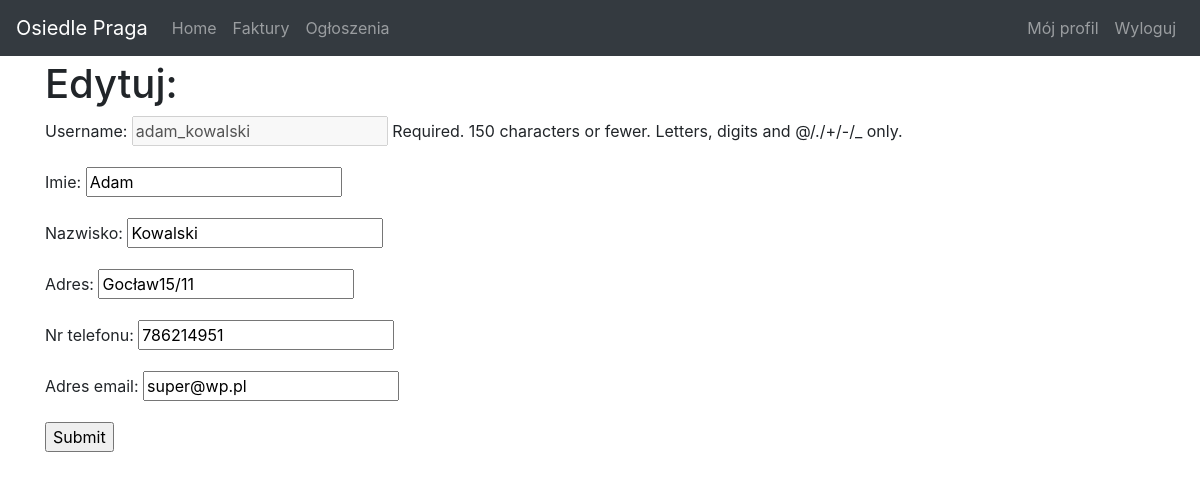
/panel/management_panel/1/edytuj/, run on the app's committed database.
### panel/models.py (models this page shows)
class CustomUser(AbstractUser):
    imie = models.CharField(max_length=255)
    nazwisko = models.CharField(max_length=255)
    adres = models.CharField(max_length=255)
    nr_telefonu = models.CharField(max_length=20)
    adres_email = models.EmailField()

### panel/views.py (the view)
# urls.py: path('management_panel/<int:id>/edytuj/', views.edytuj_uzytkownika, name='edytuj_uzytkownika'),
def edytuj_uzytkownika(request, id):
    uzytkownik = CustomUser.objects.get(id=id)
    if request.user.is_superuser:
        if request.method == 'POST':
            form = CustomUserEditForm2(request.POST, instance=uzytkownik)
            if form.is_valid():
                form.save()
                return redirect('management_panel')
        else:
            form = CustomUserEditForm2(instance=uzytkownik)
        return render(request,
                    'admin/edytuj_element.html',
                    {'form': form})
    else:
        if request.method == 'POST':
            form = CustomUserEditForm2(request.POST, instance=uzytkownik)
            if form.is_valid():
                form.save()
                return redirect('szczegoly_uzytkownika',uzytkownik.id)
        else:
            form = CustomUserEditForm2(instance=uzytkownik)
        return render(request,
                    'user/edytuj_element.html',
                    {'form': form})

### panel/forms.py
class CustomUserEditForm2(forms.ModelForm):
    class Meta:
        model = CustomUser
        fields = ['username', 'imie', 'nazwisko', 'adres', 'nr_telefonu', 'adres_email']
    def __init__(self, *args, **kwargs):
        super().__init__(*args, **kwargs)
        self.fields['username'].disabled = True

### panel/templates/user/edytuj_element.html (shortened to what this page needs)
{% extends "user/master.html" %}
{% block content %}
  <h1>Edytuj:</h1>
  <form action="" method="post">
    {{ form.as_p }}
    <input type="submit" value="Submit">
 </form>
{% endblock %}

### panel/templates/user/master.html (style rules this page uses)
body { padding-top: 60px; padding-bottom: 40px; }

### data on the page
CustomUser: username "adam_kowalski", imie "Adam", nazwisko "Kowalski", adres "Gocław15/11", nr_telefonu "786214951", adres_email "super@wp.pl"
